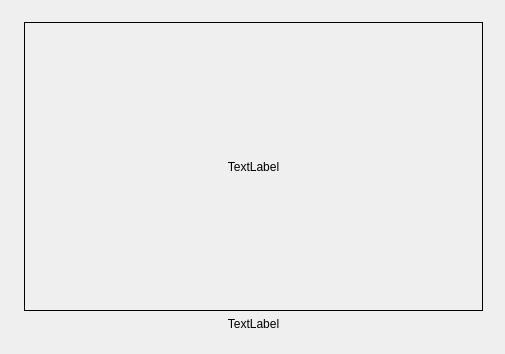
<?xml version="1.0" encoding="UTF-8"?>
<ui version="4.0">
 <class>InternalFeed</class>
 <widget class="QWidget" name="InternalFeed">
  <property name="geometry">
   <rect>
    <x>0</x>
    <y>0</y>
    <width>505</width>
    <height>354</height>
   </rect>
  </property>
  <property name="windowTitle">
   <string>InternalFeed</string>
  </property>
  <layout class="QVBoxLayout" name="verticalLayout">
   <item>
    <widget class="QWidget" name="IntCam" native="true">
     <widget class="QWidget" name="gridLayoutWidget">
      <property name="geometry">
       <rect>
        <x>2</x>
        <y>0</y>
        <width>481</width>
        <height>331</height>
       </rect>
      </property>
      <layout class="QGridLayout" name="gridLayout">
       <item row="0" column="0">
        <widget class="QLabel" name="InternalCam">
         <property name="frameShape">
          <enum>QFrame::Box</enum>
         </property>
         <property name="text">
          <string>TextLabel</string>
         </property>
         <property name="alignment">
          <set>Qt::AlignCenter</set>
         </property>
        </widget>
       </item>
       <item row="1" column="0">
        <widget class="QLabel" name="CamName">
         <property name="sizePolicy">
          <sizepolicy hsizetype="Preferred" vsizetype="Fixed">
           <horstretch>0</horstretch>
           <verstretch>0</verstretch>
          </sizepolicy>
         </property>
         <property name="text">
          <string>TextLabel</string>
         </property>
         <property name="alignment">
          <set>Qt::AlignCenter</set>
         </property>
        </widget>
       </item>
      </layout>
     </widget>
    </widget>
   </item>
  </layout>
 </widget>
 <layoutdefault spacing="6" margin="11"/>
 <resources/>
 <connections/>
</ui>
